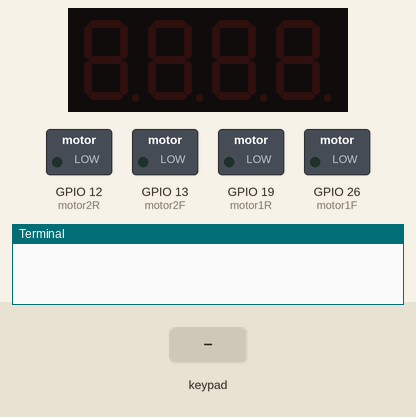
Simulated run of this program. Board: Raspberry Pi (BCM pin numbers). Shown: 4-digit seven-segment display, switched loads named in the program (green lamp = pin HIGH), the last lines printed to the terminal. Dashed ring = blinking. The test bench sets the inputs (shaded band). The clock reads 2024-03-15 10:24:30 at power-on unless the program sets it.

Above: at 1.2 s.
1.3 s: key '1' pressed
At 2.2 s:
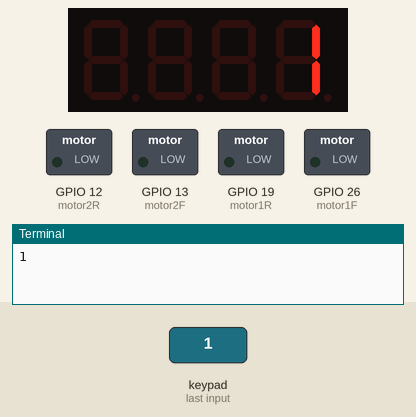
At 3.8 s:
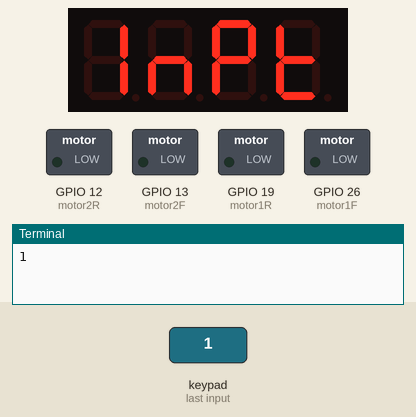
4.3 s: keypad keys 1 2 pressed 0.4 s apart
At 4.7 s:
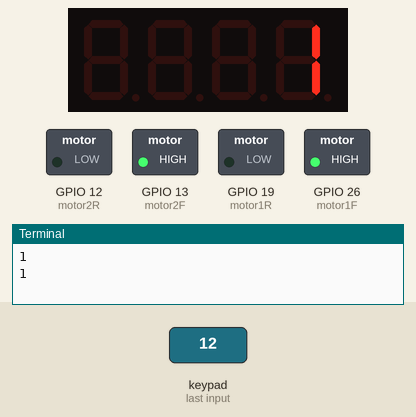
Timing chart, 0 to 11.3 s (numbered marks = the images above; inputs shaded):
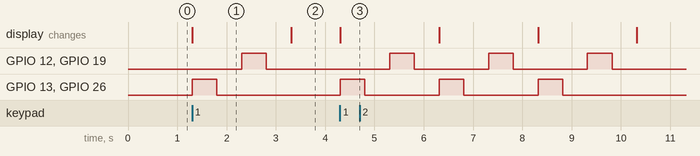

Measured:
- after the input at 1.3 s, GPIO 12 (motor2R), GPIO 19 (motor1R): LOW → HIGH after 1.0 s, → LOW 0.50 s later; GPIO 13 (motor2F), GPIO 26 (motor1F): LOW → HIGH at once, → LOW 0.50 s later; the display: changes at once (image 1)
- after the input at 4.3 s, GPIO 12 (motor2R), GPIO 19 (motor1R): alternates HIGH for 0.50 s and LOW for 1.5 s, 6 changes in all, then stays LOW, starting after 1.0 s; GPIO 13 (motor2F), GPIO 26 (motor1F): alternates HIGH for 0.50 s and LOW for 1.5 s, 6 changes in all, then stays LOW, starting at once; the display: changes at once (image 3)
- what the display in image 1 shows lasts 2.0 s, from 1.3 s to 3.3 s

The program:

main.py
```python
import tm1637
import time
import os
import RPi.GPIO as GPIO
from pad4pi import rpi_gpio
from datetime import datetime
from playsound import playsound
import threading

tm = tm1637.TM1637(clk=5, dio=23)
key = 0
motor1F = 26
motor1R = 19
motor2F = 13
motor2R = 12
GPIO.setmode(GPIO.BCM)
GPIO.setup(motor1F, GPIO.OUT)
GPIO.output(motor1F, 0)
GPIO.setup(motor1R, GPIO.OUT)
GPIO.output(motor1R, 0)
GPIO.setup(motor2F, GPIO.OUT)
GPIO.output(motor2F, 0)
GPIO.setup(motor2R, GPIO.OUT)
GPIO.output(motor2R, 0)

KEYPAD = [
    [1, 2, 3],
    [4, 5, 6],
    [7, 8, 9],
    ["*", 0, "#"]
]

ROW_PINS = [4, 14, 15, 17]  # BCM numbering
COL_PINS = [18, 27, 22]  # BCM numbering

factory = rpi_gpio.KeypadFactory()

# Try factory.create_4_by_3_keypad
# and factory.create_4_by_4_keypad for reasonable defaults
keypad = factory.create_keypad(keypad=KEYPAD, row_pins=ROW_PINS, col_pins=COL_PINS)


def printKey(key):
    print(key)
    for k in range(int(key)):
        l = key - k
        tm.number(l)
        GPIO.output(motor1F, 1)
        GPIO.output(motor2F, 1)
        time.sleep(0.5)
        GPIO.output(motor1F, 0)
        GPIO.output(motor2F, 0)
        time.sleep(0.5)
        GPIO.output(motor1R, 1)
        GPIO.output(motor2R, 1)
        time.sleep(0.5)
        GPIO.output(motor1R, 0)
        GPIO.output(motor2R, 0)
        time.sleep(0.5)
    tm.write([0b00000110, 0b01010100, 0b01110011, 0b01111000])


# printKey will be called each time a keypad button is pressed

i = keypad.registerKeyPressHandler(printKey)


def alarm():
    def play(str):
        playsound(str)

    test = None
    test1 = None
    test2 = None
    test3 = None
    while not i:
        if str(datetime.today().strftime("%I:%M %p")) == "07:55 AM" and test is None:
            test = 1
            play("in5min.mp3")
        elif str(datetime.today().strftime("%I:%M %p")) == "08:00 AM" and test1 is None:
            test1 = 1
            play("mrng.mp3")
        elif str(datetime.today().strftime("%I:%M %p")) == "03:55 PM" and test2 is None:
            test2 = 1
            play("in5min.mp3")
        elif str(datetime.today().strftime("%I:%M %p")) == "04:00 PM" and test3 is None:
            test3 = 1
            play("evng.mp3")

t = threading.Thread(target=alarm(), args=())

tm.write([0b00000110, 0b01010100, 0b01110011, 0b01111000])
time.sleep(3)
```
